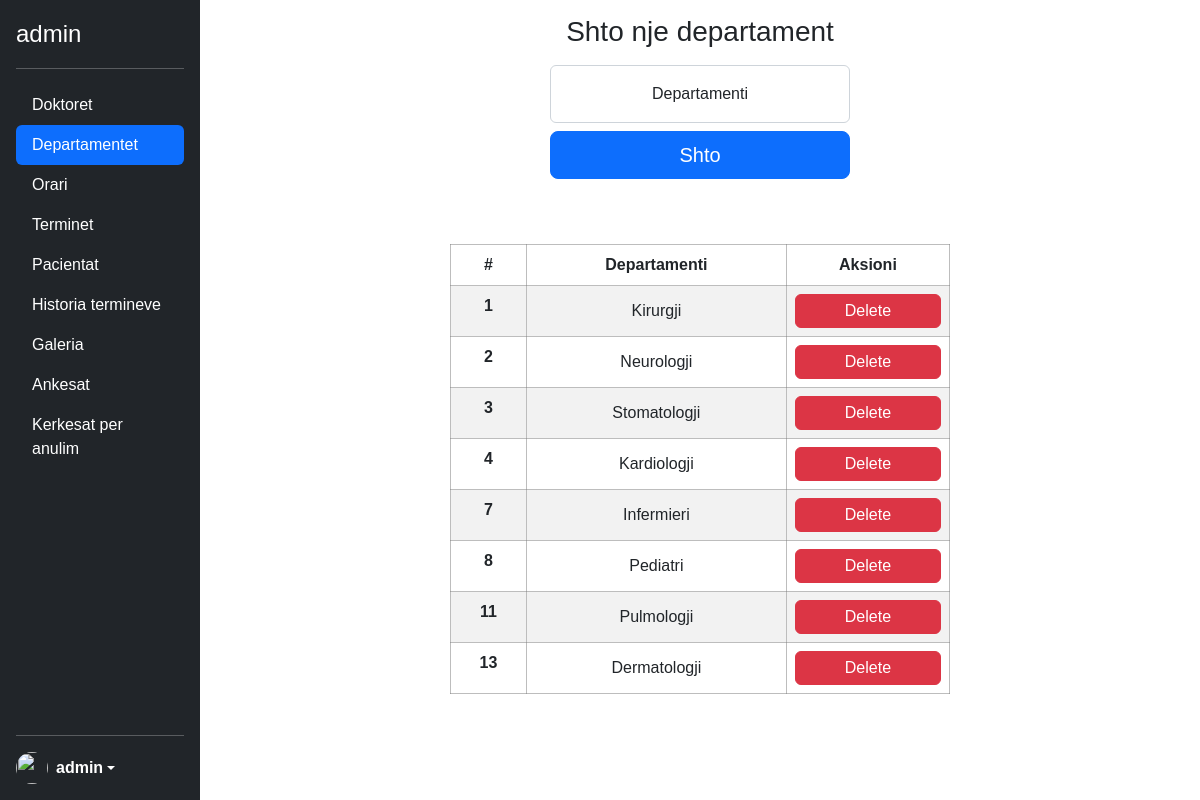
/admin/departamentet.php (signed in), run on the app's committed database.
### tables this page shows
CREATE TABLE `departamentet` (
  `id` int(11) NOT NULL,
  `departamenti` varchar(100) NOT NULL
);

### admin/departamentet.php (the view, shortened to what this page needs)
<?php
include('../config.php');
?>
<?php include('header.php'); ?>
</head>
<body>
    <div class="sideBlock">
        <button type="button" class="ham" id="ham_menu"><i class="fa-solid fa-bars"></i></button>
    </div>
    <div class="d-flex flex-column flex-shrink-0 p-3 text-white bg-dark sidebar">
        <a href="/" class="d-flex align-items-center mb-3 mb-md-0 me-md-auto text-white text-decoration-none">
            <span class="fs-4"><?php echo $_SESSION['admin'] ?></span>
        </a>
        <hr>
        <ul class="nav nav-pills flex-column mb-auto">
            <li class="nav-item"><a href="doktoret.php" class="nav-link text-white">Doktoret</a></li>
            <li><a href="departamentet.php" class="nav-link text-white active" aria-current="page">Departamentet</a></li>
            <li><a href="orari.php" class="nav-link text-white">Orari</a></li>
            <li><a href="terminet.php" class="nav-link text-white">Terminet</a></li>
            <li><a href="pacientat.php"" class=" nav-link text-white">Pacientat</a></li>
            <li><a href="historiaTerminit.php" class="nav-link text-white">Historia termineve</a></li>
            <li class="nav-item"><a href="galeria.php" class="nav-link text-white">Galeria</a></li>
            <li><a href="ankesat.php" class="nav-link text-white">Ankesat</a></li>
            <li><a href="kerkesatAnulimit.php" class="nav-link text-white">Kerkesat per anulim</a></li>
        </ul>
        <hr>
        <div class="dropdown">
             <a href="#" class="d-flex align-items-center text-white text-decoration-none dropdown-toggle" id="dropdownUser1" data-bs-toggle="dropdown" aria-expanded="false">
                 <img src="https://w7.pngwing.com/pngs/200/420/png-transparent-user-profile-computer-icons-overview-rectangle-black-data-thumbnail.png" alt="" width="32" height="32" class="rounded-circle me-2">
                 <strong><?php echo $_SESSION['admin'] ?></strong>
             </a>
         </div>
    </div>
    <main class="text-center main mainRes">
        <form method="POST" autocomplete="off" class="form-signin text-center departament">
            <h1 class="h3 mb-3 fw-normal">Shto nje departament</h1>
            <div class="form-floating">
                <input type="text" class="form-control <?= $invalid_dep ?? "" ?>" id="floatingPassword" name="departamenti" placeholder="Departamenti">
                <label for="floatingPassword">Departamenti</label>
                <button class="w-100 btn btn-lg btn-primary mt-2" type="submit" name="submit">Shto</button>
            </div>
        </form>
    </main>
    <?php
    $sql = "SELECT * FROM departamentet";
    $stm = $con->prepare($sql);
    $stm->execute();
    $data = $stm->fetchAll();
    if (!$data) {
        $empty = 'empty';
    } else {
        $empty = '';
    }
    ?>
    <article class="table_wrapper">
        <?php if ($empty == '') : ?>
            <table class="table table-striped table-borderd w-50 text-center">
                <thead>
                    <tr>
                        <th scope="col" class="text-center">#</th>
                        <th scope="col">Departamenti</th>
                        <th scope="col">Aksioni</th>
                    </tr>
                </thead>
                <tbody>
                    <?php foreach ($data as $data) : ?>
                        <tr>
                            <th scope="row" class="text-center"><?= $data['id'] ?></th>
                            <td><?= $data['departamenti'] ?></td>
                            <td>
                                <a class="text-decoration-none text-white" href="deleteDepartament.php?id=<?= $data['id']  ?>">
                                    <button class="btn btn-danger w-100 p-1 text-white">Delete</button>
                                </a>
                            </td>
                        </tr>
                    <?php endforeach; ?>
                </tbody>
            </table>
        <?php endif; ?>
    </article>
</body>
</html>

### css/main.css (style rules this page uses)
:root { --primary: #0D6EFD; --background: #081C15; --secondary: #40916C; --border: #74c69d; --focus: #95d5b2; --font-family: 'Roboto', sans-serif; --grey: #adb5bd; --darkGrey: #495057; }
* { font-family: Arial, Helvetica, sans-serif; }
body { overflow: auto !important; }
main { max-height: none !important; }
.main { display: flex; justify-content: center; width: calc(100% - 200px); margin-left: 200px; }
.sidebar { width: 200px !important; height: 100% !important; position: fixed; display: flex; flex-direction: column; z-index: 999; }
.form-signin { width: 100%; max-width: 330px; padding: 15px; margin-bottom: 50px; }
.table_wrapper { margin-left: 200px; display: flex; justify-content: center; }
.table_wrapper table tbody tr th { border: 1px solid rgba(128, 128, 128, 0.521); }
.table thead tr, .table tbody td { height: 30px !important; }
.table { width: 99% !important; }
.table thead tr th { border: 1px solid rgba(128, 128, 128, 0.521); }
.table tbody tr td { border: 1px solid rgba(128, 128, 128, 0.521); vertical-align: middle; }
.sideBlock { position: absolute; top: 10px; left: 5px; }

### data on the page
departamentet: id "1", departamenti "Kirurgji"
departamentet: id "2", departamenti "Neurologji"
departamentet: id "3", departamenti "Stomatologji"
departamentet: id "4", departamenti "Kardiologji"
departamentet: id "7", departamenti "Infermieri"
departamentet: id "8", departamenti "Pediatri"
departamentet: id "11", departamenti "Pulmologji"
departamentet: id "13", departamenti "Dermatologji"

### other printed values
$_SESSION['admin'] "admin"
